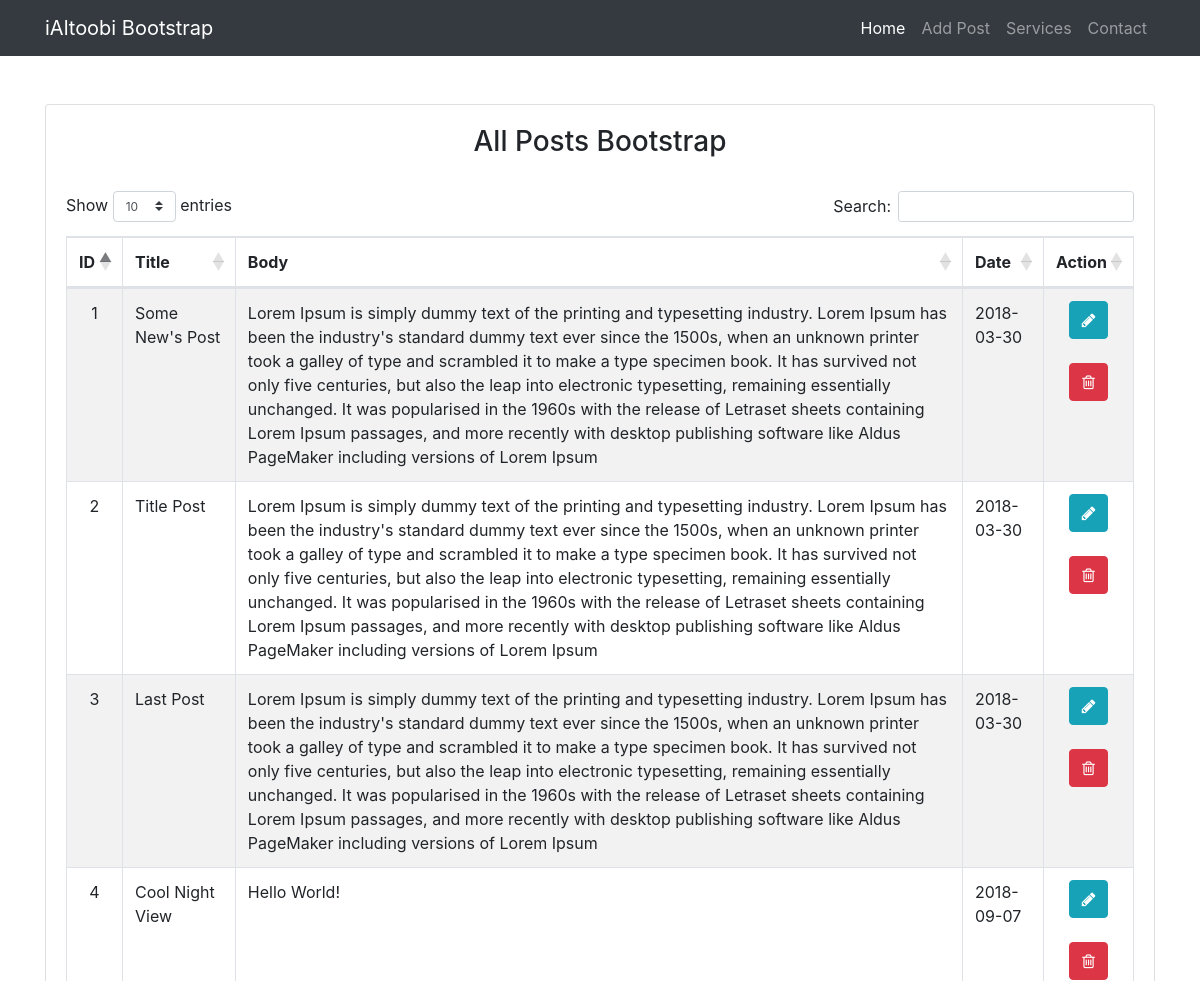
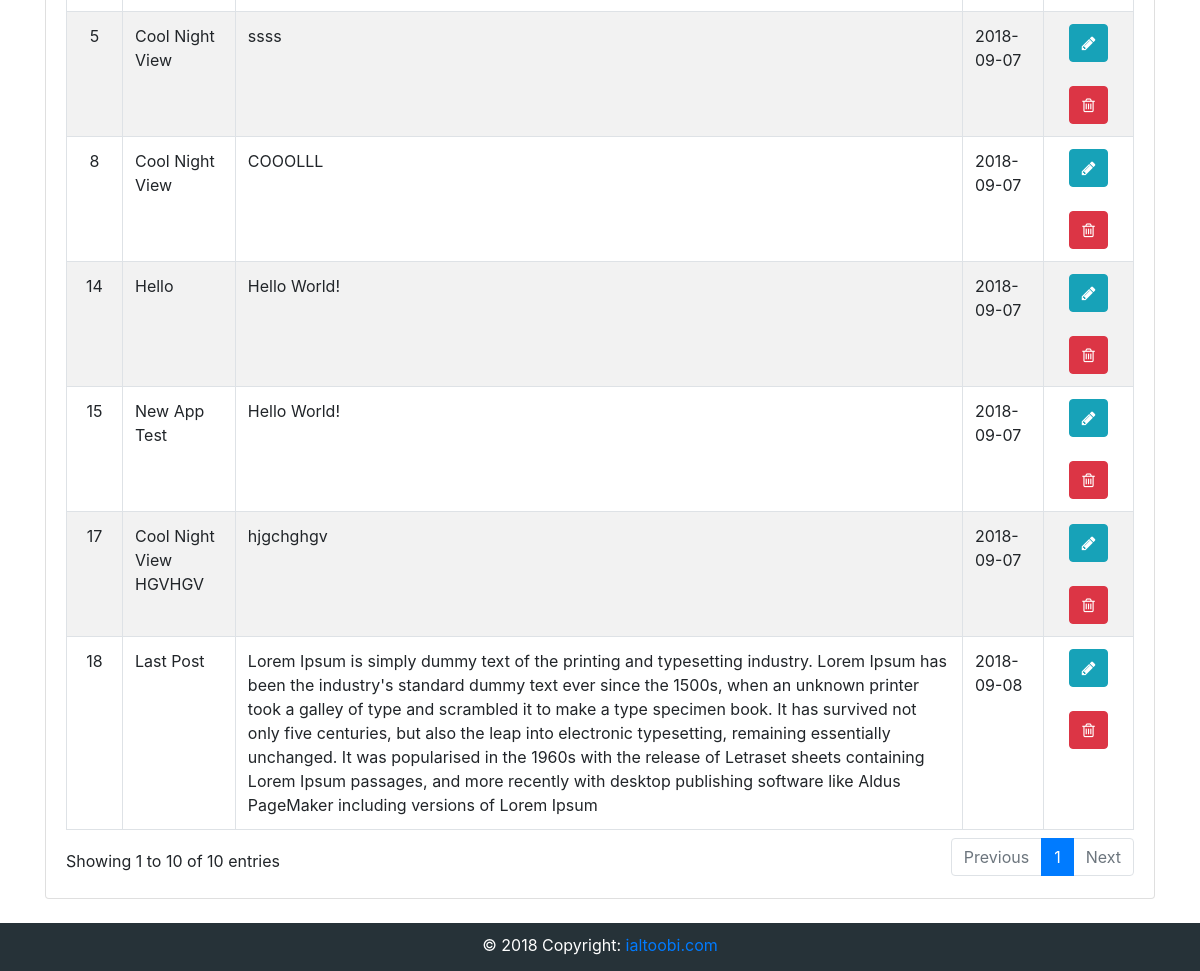
The page / on the database its author committed (2 pictures, top to bottom).
### tables this page shows
CREATE TABLE `posts` (
  `id` int(11) NOT NULL,
  `title` varchar(255) NOT NULL,
  `body` text NOT NULL,
  `date` date NOT NULL
);

### index.php (the view, shortened to what this page needs)
<?php
 $page = "home";
 include("include/connect.php");
 $query ="SELECT * FROM posts ORDER BY id DESC";
 $result = mysqli_query($conn, $query);
 ?>
 <?php
	  include("include/header.php");
 ?>
           <br /><br />
           <div class="container">
                <div class="card">
				<div class="card-body">
				<h3 align="center">All Posts Bootstrap</h3>  </br>
                <div class="table-responsive">
                     <table id="data" class="table table-striped table-bordered" style="width:100%">
                          <thead>
                               <tr class="text-center">
                                    <td><b>ID</td>
                                    <td><b>Title</td>
                                    <td><b>Body</td>
                                    <td><b>Date</td>
                                    <td><b>Action</td>
                               </tr>
                          </thead>
                          <?php
                          while($row = mysqli_fetch_array($result))
                          {
	                          	$id     = 	$row['id'];
								$title  = 	$row['title'];
								$body   = 	$row['body'];
								$date   = 	$row['date'];
                          ?>
                               <tr>
                                    <td class="text-center"><?php echo($id);?></td>
                                    <td><?php echo($title);?></td>
                                    <td><?php echo($body);?></td>
                                    <td><?php echo($date);?></td>
                                    <td class="text-center">
										<div class="pull-left>"><a href="edit-post.php?edit=<?php echo($id);?>"
										class="btn btn-info"><i class="fa fa-pencil"></i></a></div>
										<div class="pull-right>" ><a href="process.php?delete=<?php echo($id);?>"
										class="btn btn-danger"><i class="fa fa-trash-o"></i></span></a></div>
									</td>
                               </tr>
                          <?php }?>
                     	</table>
                      </div>
           			</div>
                </div></br>
           </div>
      </body>
 </html>
<?php include 'include/footer.php';?>

### include/header.php (shortened to what this page needs)
<!DOCTYPE html>
<html lang="en">
	<head>
		<link rel="stylesheet" type="text/css" href="style.css"/>
		<link href="https://maxcdn.bootstrapcdn.com/font-awesome/4.7.0/css/font-awesome.min.css" rel="stylesheet">
		<link rel="stylesheet" type="text/css" href="https://cdn.datatables.net/v/bs4-4.1.1/dt-1.10.18/af-2.3.0/datatables.min.css"/>
		<link rel="stylesheet" type="text/css" href="https://cdnjs.cloudflare.com/ajax/libs/twitter-bootstrap/4.1.1/css/bootstrap.css"/>
		<link rel="stylesheet" type="text/css" href="https://cdn.datatables.net/1.10.19/css/dataTables.bootstrap4.min.css"/>
	  </head>
	  <body>
<?php include 'navbar.php';?>

### include/navbar.php (shortened to what this page needs)
<nav class="navbar navbar-expand-lg navbar-dark bg-dark static-top">
  <div class="container">
    <a class="navbar-brand" href="#">iAltoobi Bootstrap</a>
    <div class="collapse navbar-collapse" id="navbarResponsive">
      <ul class="navbar-nav ml-auto">
        <li class="nav-item <?php if($page=='home'){echo'active';}?>">
          <a class="nav-link" href="index.php">Home
          </a>
        </li>
        <li class="nav-item <?php if($page=='add-post'){echo("active");}?>">
          <a class="nav-link" href="add-post.php">Add Post</a>
        </li>
        <li class="nav-item">
          <a class="nav-link" href="#">Services</a>
        </li>
        <li class="nav-item">
          <a class="nav-link" href="#">Contact</a>
        </li>
      </ul>
    </div>
  </div>
</nav>

### include/footer.php
<div class="footer">
  © 2018 Copyright:
   <a href="http://ialtoobi.com/"> ialtoobi.com</a>
</div>

### style.css (style rules this page uses)
.footer { left: 0; bottom: 0; width: 100%; height: 48px; padding: 10px; background-color: #263238; color: white; text-align: center; }

### rows shown on the page
posts: id "18", title "Last Post", body "Lorem Ipsum is simply dummy text of the printing and typesetting industry. Lorem Ipsum has been the industry's standard dummy text ever since the 1500s, when an unknown printer took a galley of type and scrambled it to make a type specimen book. It has survived not only five centuries, but also the leap into electronic typesetting, remaining essentially unchanged. It was popularised in the 1960s with the release of Letraset sheets containing Lorem Ipsum passages, and more recently with desktop publishing software like Aldus PageMaker including versions of Lorem Ipsum", date "2018-09-08"
posts: id "17", title "Cool Night View HGVHGV", body "hjgchghgv", date "2018-09-07"
posts: id "15", title "New App Test", body "Hello World!", date "2018-09-07"
posts: id "14", title "Hello", body "Hello World!", date "2018-09-07"
posts: id "8", title "Cool Night View", body "COOOLLL", date "2018-09-07"
posts: id "5", title "Cool Night View", body "ssss", date "2018-09-07"
posts: id "4", title "Cool Night View", body "Hello World!", date "2018-09-07"
posts: id "3", title "Last Post", body "Lorem Ipsum is simply dummy text of the printing and typesetting industry. Lorem Ipsum has been the industry's standard dummy text ever since the 1500s, when an unknown printer took a galley of type and scrambled it to make a type specimen book. It has survived not only five centuries, but also the leap into electronic typesetting, remaining essentially unchanged. It was popularised in the 1960s with the release of Letraset sheets containing Lorem Ipsum passages, and more recently with desktop publishing software like Aldus PageMaker including versions of Lorem Ipsum", date "2018-03-30"
posts: id "2", title "Title Post", body "Lorem Ipsum is simply dummy text of the printing and typesetting industry. Lorem Ipsum has been the industry's standard dummy text ever since the 1500s, when an unknown printer took a galley of type and scrambled it to make a type specimen book. It has survived not only five centuries, but also the leap into electronic typesetting, remaining essentially unchanged. It was popularised in the 1960s with the release of Letraset sheets containing Lorem Ipsum passages, and more recently with desktop publishing software like Aldus PageMaker including versions of Lorem Ipsum", date "2018-03-30"
posts: id "1", title "Some New's Post", body "Lorem Ipsum is simply dummy text of the printing and typesetting industry. Lorem Ipsum has been the industry's standard dummy text ever since the 1500s, when an unknown printer took a galley of type and scrambled it to make a type specimen book. It has survived not only five centuries, but also the leap into electronic typesetting, remaining essentially unchanged. It was popularised in the 1960s with the release of Letraset sheets containing Lorem Ipsum passages, and more recently with desktop publishing software like Aldus PageMaker including versions of Lorem Ipsum", date "2018-03-30"
